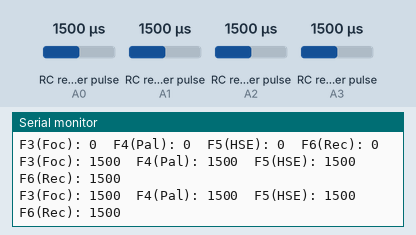
Recording of a sketch running on a simulated Arduino Uno, built with avr-gcc and run on an emulated ATmega328P. Shown: the last lines printed to the serial monitor. Wiring (inferred from the names in the program): 4 × RC receiver channel: data A0 / data A1 / data A2 / data A3. Inputs (shaded band) come from the test bench; at power-on: RC receiver pulse (sensors on A0, A1, A2, A3) 1500 µs.

Above: at 1.2 s.
1.3 s: RC receiver pulse (sensor on A0) set to 1020 µs
At 1.9 s:
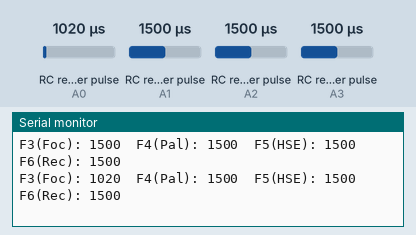
2.8 s: RC receiver pulse (sensor on A1) set to 1020 µs
At 3.4 s:
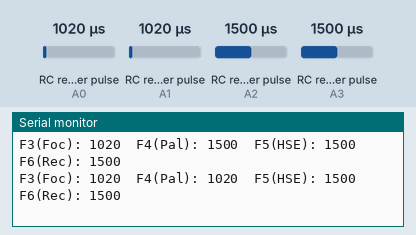
4.3 s: RC receiver pulse (sensor on A2) set to 1020 µs
At 4.9 s:
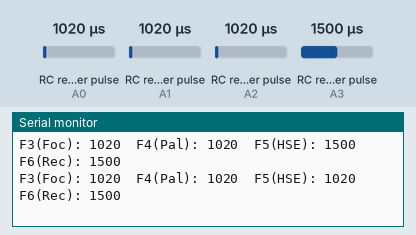
5.8 s: RC receiver pulse (sensor on A3) set to 1020 µs
At 6.4 s:
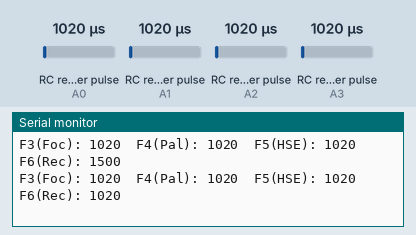
7.3 s: RC receiver pulse (sensor on A0) set to 1250 µs
At 7.9 s:
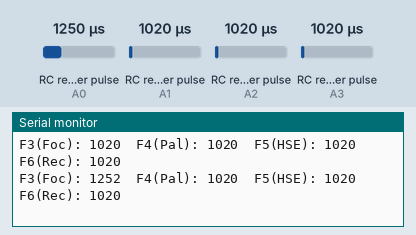
8.8 s: RC receiver pulse (sensor on A1) set to 1250 µs
At 9.4 s:
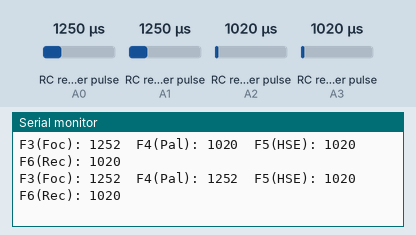
Timing chart, 0 to 11.3 s (numbered marks = the images above; inputs shaded):
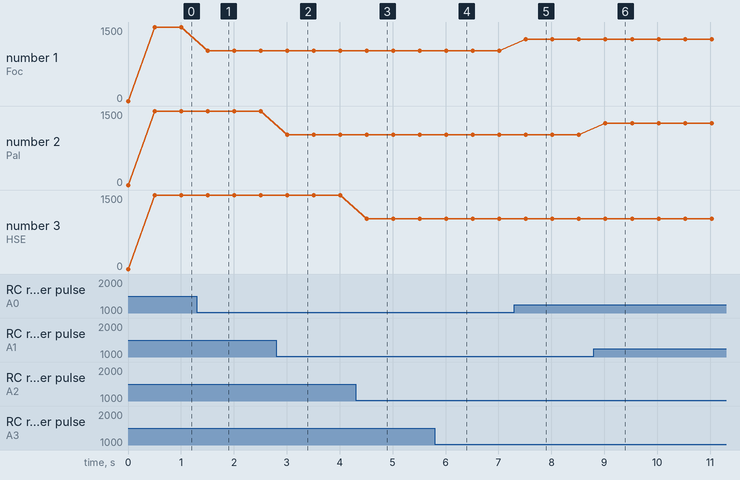

Measured:
- after the input at 1.3 s, the serial monitor: prints a new line after 0.20 s (image 1)
- after the input at 2.8 s, the serial monitor: prints a new line after 0.21 s (image 2)
- after the input at 4.3 s, the serial monitor: prints a new line after 0.21 s (image 3)
- after the input at 5.8 s, the serial monitor: prints a new line after 0.21 s (image 4)
- after the input at 7.3 s, the serial monitor: prints a new line after 0.22 s (image 5)
- after the input at 8.8 s, the serial monitor: prints a new line after 0.22 s (image 6)
- plotted number 1: 1500 → 1020 after the input at 1.3 s, 1020 → 1252 after the input at 7.3 s

The sketch:

RcReadTest.ino
```cpp
#include <EnableInterrupt.h>

#define SERIAL_PORT_SPEED 115200
#define RC_NUM_CHANNELS  4

#define RC_CH1  0
#define RC_CH2  1
#define RC_CH3  2
#define RC_CH4  3

#define RC_CH1_INPUT  A0
#define RC_CH2_INPUT  A1
#define RC_CH3_INPUT  A2
#define RC_CH4_INPUT  A3

uint16_t rc_values[RC_NUM_CHANNELS];
uint32_t rc_start[RC_NUM_CHANNELS];
volatile uint16_t rc_shared[RC_NUM_CHANNELS];

void rc_read_values() {
  noInterrupts();
  memcpy(rc_values, (const void *)rc_shared, sizeof(rc_shared));
  interrupts();
}

void calc_input(uint8_t channel, uint8_t input_pin) {
  if (digitalRead(input_pin) == HIGH) {
    rc_start[channel] = micros();
  } else {
    uint16_t rc_compare = (uint16_t)(micros() - rc_start[channel]);
    rc_shared[channel] = rc_compare;
  }
}

void calc_ch1() { calc_input(RC_CH1, RC_CH1_INPUT); }
void calc_ch2() { calc_input(RC_CH2, RC_CH2_INPUT); }
void calc_ch3() { calc_input(RC_CH3, RC_CH3_INPUT); }
void calc_ch4() { calc_input(RC_CH4, RC_CH4_INPUT); }

void setup() {
  Serial.begin(SERIAL_PORT_SPEED);

  pinMode(RC_CH1_INPUT, INPUT);
  pinMode(RC_CH2_INPUT, INPUT);
  pinMode(RC_CH3_INPUT, INPUT);
  pinMode(RC_CH4_INPUT, INPUT);

  enableInterrupt(RC_CH1_INPUT, calc_ch1, CHANGE);
  enableInterrupt(RC_CH2_INPUT, calc_ch2, CHANGE);
  enableInterrupt(RC_CH3_INPUT, calc_ch3, CHANGE);
  enableInterrupt(RC_CH4_INPUT, calc_ch4, CHANGE);
}

void loop() {
  rc_read_values();

  Serial.print("F3(Foc): "); Serial.print(rc_values[RC_CH1]); Serial.print("\t");
  Serial.print("F4(Pal): "); Serial.print(rc_values[RC_CH2]); Serial.print("\t");
  Serial.print("F5(HSE): "); Serial.print(rc_values[RC_CH3]); Serial.print("\t");
  Serial.print("F6(Rec): "); Serial.println(rc_values[RC_CH4]);

  delay(500);
}
```
